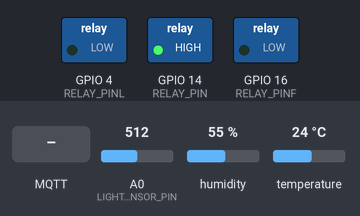
Recording of a sketch running on a simulated ESP8266 (NodeMCU). On the bench: switched loads named in the sketch (green lamp = pin HIGH). Inputs (shaded band) come from the test bench; at power-on: A0 (LIGHT_SENSOR_PIN) = 512, humidity 55 %, temperature 24 °C. WiFi joins after 1.5 s; servers stay silent unless stated; random numbers use the default seed unless the sketch sets one; no MQTT or app messages arrive unless stated; what the sketch prints to the serial monitor is not drawn.

Above: at 3.7 s.
3.8 s: A0 (LIGHT_SENSOR_PIN) set to 106
At 5.3 s:
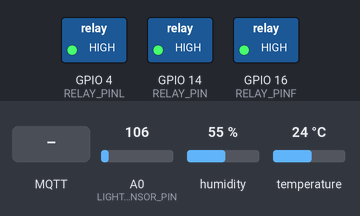
10.8 s: A0 (LIGHT_SENSOR_PIN) set to 92
At 13.3 s:
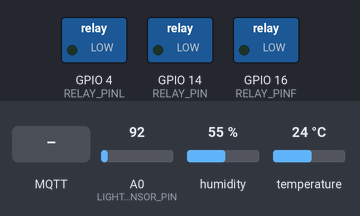
14.3 s: MQTT message "Light" arrives on the first subscribed topic
At 14.3 s:
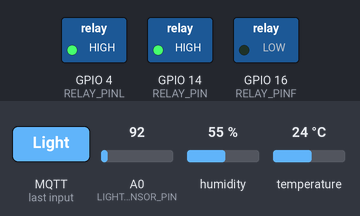
Timing chart, 0 to 26.4 s (numbered marks = the images above; inputs shaded):
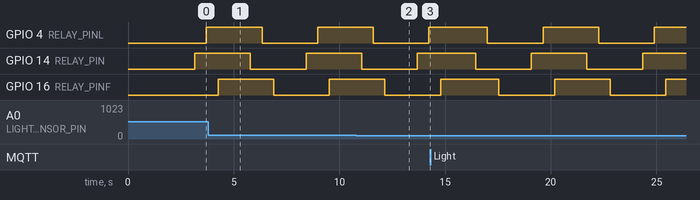

Measured:
- the behaviour switches between 100 and 99 on A0 (LIGHT_SENSOR_PIN) (found by bisection; images 1 and 2)
- by itself, GPIO 4 (RELAY_PINL), GPIO 14 (RELAY_PIN): alternates HIGH for 2.6 s and LOW for 2.6 s
- by itself, GPIO 16 (RELAY_PINF): alternates HIGH for 2.7 s and LOW for 2.6 s

The sketch:

MQTT_HiveMQ_Public.ino
```cpp
//10/18/2023
#include <DHT.h>
#include <ESP8266WiFi.h>
#include <PubSubClient.h>
#include <ArduinoJson.h>

#define RELAY_PIN 14
#define RELAY_PINL 4 //D2
#define RELAY_PINF 16
#define DHT_PIN 5

#define DHT_TYPE DHT11
#define LIGHT_SENSOR_PIN A0 //chân analog A0
DHT dht(DHT_PIN, DHT_TYPE);  //tạo một đối tượng DHT để đọc dữ liệu từ cảm biến nhiệt độ và độ ẩm DHT

// Wi-Fi Credentials
const char *ssid = "Galaxy S22 ultra";
const char *password = "1234567891o";

// MQTT Broker Details
String device_id = "Device0001";
const char *mqtt_server = "broker.hivemq.com";
const int mqtt_port = 1883;
const char *mqtt_user = "Device0001";
const char *mqtt_password = "Device0001";
const char *mqtt_clientId = "Deivce_Device0001";
const char *topic_publish = "JPLearning_SensorData"; //Chủ đề mà ESP8266 sử dụng để gửi dữ liệu đến môi giới MQTT
const char *topic_subscribe = "JPLearning_CommandRequest"; //Chủ đề mà ESP8266 sử dụng để nhận lệnh điều khiển từ xa từ môi giới MQTT

WiFiClient esp_client; //Một đối tượng WiFiClient được sử dụng để kết nối với môi giới MQTT
void callback(char *topic, byte *payload, unsigned int length);
PubSubClient mqtt_client(mqtt_server, mqtt_port, callback, esp_client);//Một đối tượng PubSubClient được sử dụng để giao tiếp với môi giới MQTT

// Data Sending Time
unsigned long CurrentMillis, PreviousMillis, DataSendingTime = (unsigned long)1000*2;

// Variable
byte lightStatus = 0; // trạng thái đèn bật hoặc tắt
byte lightStatus1 = 0;
byte fanStatus = 0; // trang thai bat quat hoac tat
void setup()
{
  Serial.begin(9600);
  pinMode(RELAY_PIN, OUTPUT);//chỉ định làm chân xuất
  pinMode(RELAY_PINF, OUTPUT);
  pinMode(RELAY_PINL, OUTPUT);
  dht.begin();
  delay(1000);
  Serial.println("\n\nWelcome to JP Learning\n");
  setup_wifi();
  mqtt_connect();
  digitalWrite(RELAY_PIN, LOW);
  digitalWrite(RELAY_PINL, LOW);
  digitalWrite(RELAY_PINF, LOW);
}

void loop()
{
  // Đọc nhiệt độ và độ ẩm từ cảm biến DHT11
  float DHT_Temperature = dht.readTemperature();
  float DHT_Humidity = dht.readHumidity();
  int lightValue = analogRead(LIGHT_SENSOR_PIN);
  int dustValue = random(49, 100);
  if (isnan(DHT_Temperature) || isnan(DHT_Humidity || isnan(lightValue)))   // nếu nhiệt độ, độ ẩm đọc không phải là số
  {
    Serial.println("\n\nFailed to read from DHT11 sensor!");
    delay(1000);
  }
  else
  {
    Serial.println("\n\nDHT Temperature: " + String(DHT_Temperature) + " °C");
    Serial.println("DHT Humidity: " + String(DHT_Humidity) + " %");
    Serial.println("Light Value: " + String(lightValue) + " LUX");
    Serial.println("Dust Value: " + String(dustValue) + " mg/m³");
    Serial.println("Light: " + String(lightStatus) + " " + String(lightStatus == 1 ? "ON" : "OFF"));
    Serial.println("Light1: " + String(lightStatus1) + " " + String(lightStatus1 == 1 ? "ON" : "OFF"));
    Serial.println("Fan: " + String(fanStatus) + " " + String(fanStatus == 1 ? "ON" : "OFF"));
    delay(200);

    //Devices State Sync Request
    CurrentMillis = millis();
    if (CurrentMillis - PreviousMillis >= DataSendingTime)
    {
      PreviousMillis = CurrentMillis;

      // Publish Temperature Data (pkt: packet)
      String pkt = "{";
      pkt += "\"device_id\": \"" + device_id + "\", ";
      pkt += "\"type\": \"Sensor\", ";
      pkt += "\"temperature\": " + String(DHT_Temperature) + ", ";
      pkt += "\"humidity\": " + String(DHT_Humidity) + ", ";
      pkt += "\"lightsensor\": " + String(lightValue) + ", ";
      pkt += "\"dustsensor\": " + String(dustValue) + "";
      pkt += "}";
      mqtt_publish((char *)pkt.c_str());  // (char *)pkt.c_str(): chuyển đổi thành mảng ký tự
      if(dustValue >= 50){
        if(lightStatus == 0){
          lightStatus = 1;
          String pktl = "{";
          pktl += "\"device_id\": \"" + device_id + "\", ";
          pktl += "\"type\": \"Light\", ";
          pktl += "\"value\": " + String(lightStatus) + "";
          pktl += "}";
          mqtt_publish((char *)pktl.c_str());
          digitalWrite(RELAY_PIN, HIGH);
          delay(500);
        }else{
          lightStatus = 0;
          String  pktl = "{";
          pktl += "\"device_id\": \"" + device_id + "\", ";
          pktl += "\"type\": \"Light\", ";
          pktl += "\"value\": " + String(lightStatus) + "";
          pktl += "}";
          mqtt_publish((char *)pktl.c_str());
          digitalWrite(RELAY_PIN, LOW);
          delay(500);
        }
        if(lightStatus1 == 0){
          lightStatus1 = 1;
          String  pktl1 = "{";
          pktl1 += "\"device_id\": \"" + device_id + "\", ";
          pktl1 += "\"type\": \"Light1\", ";
          pktl1 += "\"value\": " + String(lightStatus1) + "";
          pktl1 += "}";
          mqtt_publish((char *)pktl1.c_str());
          digitalWrite(RELAY_PINL, HIGH);
          delay(500);
        }else{
          lightStatus1 = 0;
          String pktl1 = "{";
          pktl1 += "\"device_id\": \"" + device_id + "\", ";
          pktl1 += "\"type\": \"Light1\", ";
          pktl1 += "\"value\": " + String(lightStatus1) + "";
          pktl1 += "}";
          mqtt_publish((char *)pktl1.c_str());
          digitalWrite(RELAY_PINL, LOW);
          delay(500);
        }
        if(fanStatus == 0){
          fanStatus = 1;
          String  pktf = "{";
          pktf += "\"device_id\": \"" + device_id + "\", ";
          pktf += "\"type\": \"Fan\", ";
          pktf += "\"value\": " + String(fanStatus) + "";
          pktf += "}";
          mqtt_publish((char *)pktf.c_str());
          digitalWrite(RELAY_PINF, HIGH);
          delay(1000);
        }else{
          fanStatus = 0;
          String pktf = "{";
          pktf += "\"device_id\": \"" + device_id + "\", ";
          pktf += "\"type\": \"Fan\", ";
          pktf += "\"value\": " + String(fanStatus) + "";
          pktf += "}";
          mqtt_publish((char *)pktf.c_str());
          digitalWrite(RELAY_PINF, LOW);
          delay(1000);
        }
      }

    }
    //delay(2000);
  }

  if (!mqtt_client.loop())
    mqtt_connect();
}

void setup_wifi()
{
  Serial.println();
  Serial.print("Connecting to ");
  Serial.println("\"" + String(ssid) + "\"");
  WiFi.begin(ssid, password);
  while (WiFi.status() != WL_CONNECTED)
  {
    delay(500);
    Serial.print(".");
  }
  Serial.println("\nWiFi connected");
  Serial.print("IP address: ");
  Serial.println(WiFi.localIP());
}

//connect to mqtt
void mqtt_connect()
{
  // Loop until we're reconnected
  while (!mqtt_client.connected())
  {
    Serial.println("Attempting MQTT connection...");
    // Attempt to connect
    //    if (mqtt_client.connect(mqtt_clientId, mqtt_user, mqtt_password)) {
    if (mqtt_client.connect(mqtt_clientId))  // if the connection is successful
    {
      Serial.println("MQTT Client Connected");
      // Subscribe
      mqtt_subscribe(topic_subscribe); //Đăng ký với môi giới MQTT để nhận dữ liệu trên chủ đề topic_subscribe (gui tu mqtt den esp8266)
    }
    else
    {
      Serial.print("failed, rc=");
      Serial.print(mqtt_client.state());
      Serial.println(" try again in 5 seconds");
      // Wait 5 seconds before retrying
      delay(5000);
    }
  }
}
void mqtt_publish(char *data) //gửi dữ liệu đến môi giới MQTT trên chủ đề đã chỉ định
{
  mqtt_connect();
  Serial.println("Publish Topic: \"" + String(topic_publish) + "\"");
  if (mqtt_client.publish(topic_publish, data))
    Serial.println("Publish \"" + String(data) + "\" ok");
  else
    Serial.println("Publish \"" + String(data) + "\" failed");
}
void mqtt_subscribe(const char *topic)  //đăng ký với môi giới MQTT để nhận dữ liệu trên chủ đề đã chỉ định
{
  if (mqtt_client.subscribe(topic))
    Serial.println("Subscribe \"" + String(topic) + "\" ok");
  else
    Serial.println("Subscribe \"" + String(topic) + "\" failed");
}
void callback(char *topic, byte *payload, unsigned int length)
{
  //1. In ra thông tin của thông điệp được nhận, bao gồm chủ đề và dữ liệu.
  String command;
  Serial.print("\n\nMessage arrived [");
  Serial.print(topic);
  Serial.println("] ");
  for (int i = 0; i < length; i++)
    command += (char)payload[i];

  if (command.length() > 0)
    Serial.println("Command receive is : " + command);

  //2. Deserial hóa dữ liệu thông điệp thành một đối tượng JSON.
  DynamicJsonDocument doc(1024);
  deserializeJson(doc, command);
  JsonObject obj = doc.as<JsonObject>();

  //3. Lấy ra các giá trị của các khóa "device_id", "type" và "value" từ đối tượng JSON.
  String id = obj[String("device_id")];
  String type = obj[String("type")];
  String value = obj[String("value")];
  Serial.println("\nCommand device_id is : " + id);
  Serial.println("Command type is : " + type);
  Serial.println("Command value is : " + value);

  if (id == device_id && type == "Light")
  {
    if (value == "1")
    {
      lightStatus = 1;
      digitalWrite(RELAY_PIN, HIGH);
      Serial.println("\nLight ON by Application");
    }
    else
    {
      lightStatus = 0;
      digitalWrite(RELAY_PIN, LOW);
      Serial.println("\nLight OFF by Application");
    }
    mqtt_publish((char *)command.c_str());

  }
  if (id == device_id && type == "Light1")
  {
    if (value == "1")
    {
      lightStatus1 = 1;
      digitalWrite(RELAY_PINL, HIGH);
      Serial.println("\nLight1 ON by Application");
    }
    else
    {
      lightStatus1 = 0;
      digitalWrite(RELAY_PINL, LOW);
      Serial.println("\nLight1 OFF by Application");
    }
    mqtt_publish((char *)command.c_str());

  }
  if (id == device_id && type == "Fan")
  {
    if (value == "1")
    {
      fanStatus = 1;
      digitalWrite(RELAY_PINF, HIGH);
      Serial.println("\nLight ON by Application");
    }
    else
    {
      fanStatus = 0;
      digitalWrite(RELAY_PINF, LOW);
      Serial.println("\nLight OFF by Application");
    }
    mqtt_publish((char *)command.c_str());
  }
}
```
